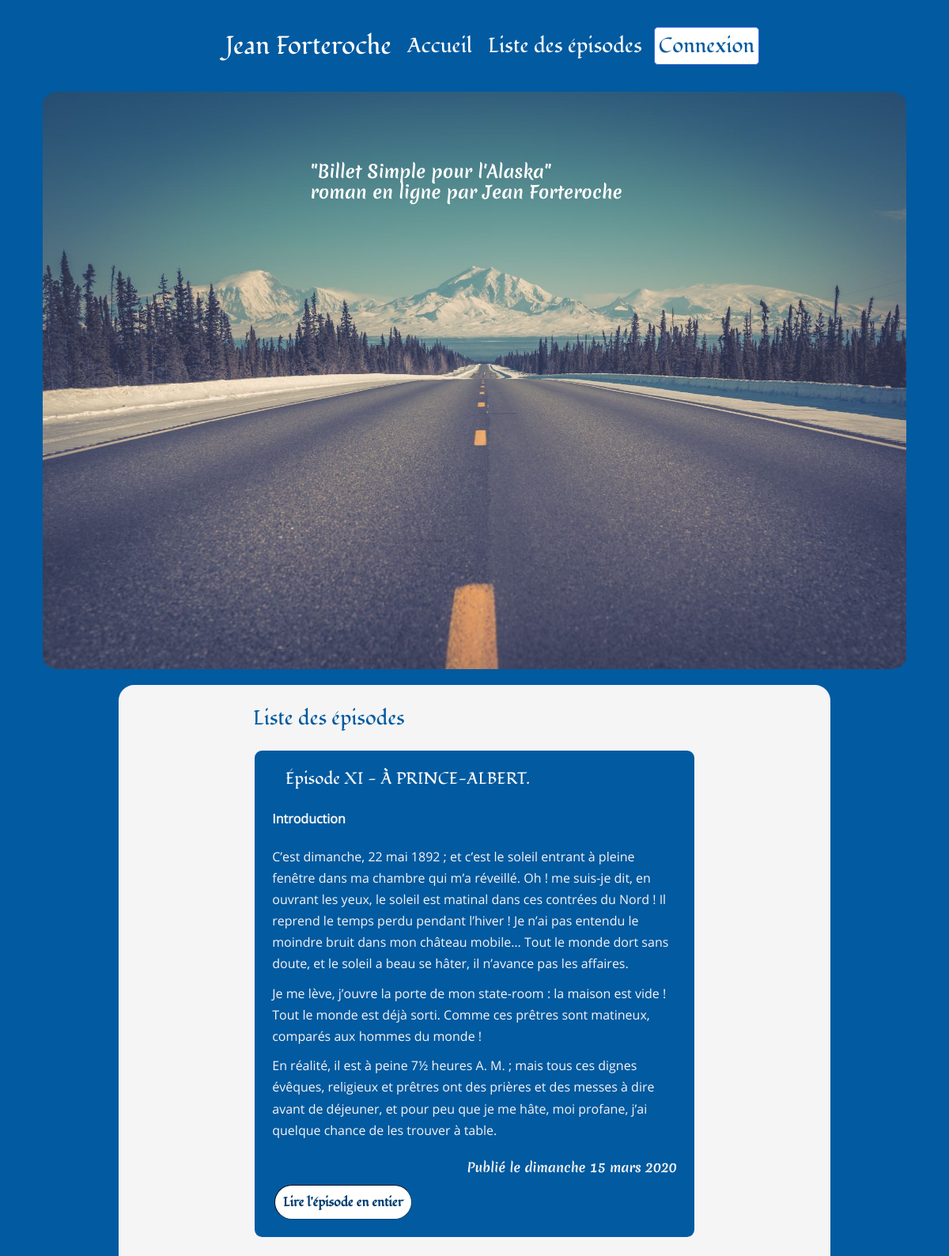
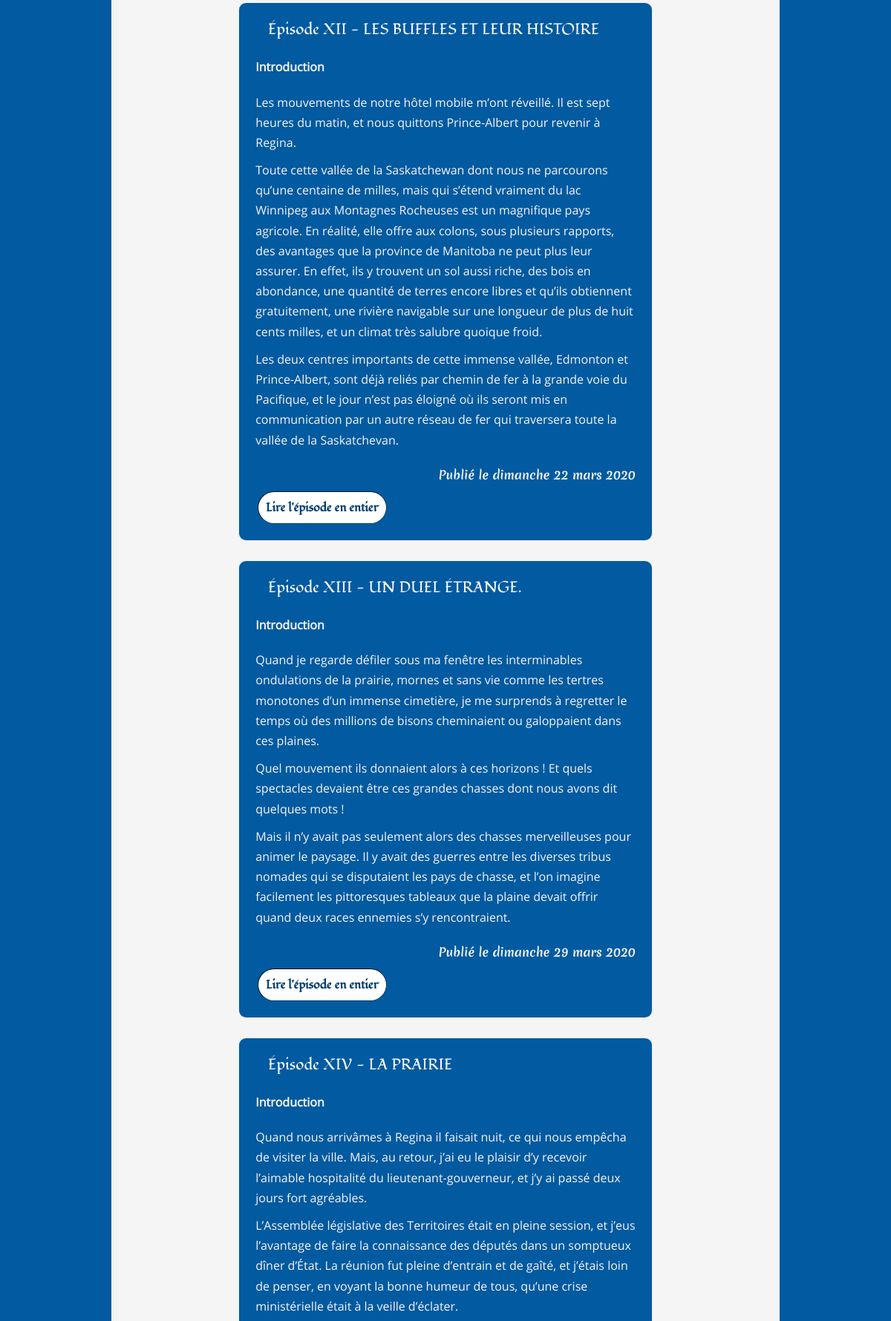
Page /index.php?action=listOfPosts&page=3 (upper part) on the committed database (2 pictures, top to bottom).
### tables this page shows
CREATE TABLE IF NOT EXISTS `posts` (
  `id` int(11) NOT NULL AUTO_INCREMENT,
  `chapter` SMALLINT(1) UNSIGNED NOT NULL,
  `title` varchar(255) NOT NULL,
  `introduction` text NOT NULL,
  `content` text NOT NULL,
  `post_date` datetime NOT NULL,
  `post_status` varchar(7) NOT NULL,
  PRIMARY KEY (`id`)
);

### src/View/View.php (called while the page is built, shortened)
<?php
class View
{
    public function render(array $data, string $origin): void
    {
        require_once "../templates/${origin}/${data['template']}.html.php";
        require_once "../templates/${origin}/layout.html.php";
    }
}

### src/Controller/Frontoffice/PostController.php (called while the page is built, shortened)
<?php
class PostController
{
    private PostManager $postManager;
    private View $view;
    public function __construct(PostManager $postManager, CommentManager $commentManager, View $view, Session $session)
    {
        $this->postManager = $postManager;
        $this->view = $view;
    }
    public function displayListOfPosts(int $currentPage, Session $session): void
    {
        $nbPostsPerPage = 5;
        $nbTotalPosts = $this->postManager->getNbPosts();
        $nbTotalPages = ceil($nbTotalPosts / $nbPostsPerPage);
        $previousPage = $currentPage<=1 ? null : ($currentPage-1);
        $nextPage = $currentPage>=$nbTotalPages ? null : ($currentPage+1);
        $dataAllPostsPagination = $this->postManager->getListPostsPagination($currentPage, $nbPostsPerPage);
        $this->view->render(['template' => 'listofposts', 'allpostspagination' => $dataAllPostsPagination, 'previouspage' => $previousPage, 'nextpage'=> $nextPage, 'sessionmessage' => $session->getSessionMessage('message'), 'sessionerreur' => $session->getSessionMessage('erreur')], 'frontoffice');
    }
}

### public/index.php (called while the page is built, shortened)
<?php
$router = new Router();
$router->run();

### src/Model/PostManager.php (called while the page is built, shortened)
<?php
class PostManager
{
    private $database;
    public function __construct(Database $database)
    {
        $this->database = $database->getPdo();
    }
    public function getListPostsPagination(int $currentPage, int $nbPostsPerPage): ?array
    {
        $firstPostPage=($currentPage-1)*$nbPostsPerPage;
        $request = $this->database->prepare('SET lc_time_names = \'fr_FR\';');
        $request->execute();
        $request = $this->database->prepare('SELECT id, chapter, title, introduction, CONCAT_WS(\' \', \'le\', DAYNAME(post_date), DAY(post_date), MONTHNAME(post_date), YEAR(post_date)) AS post_date_fr, post_status FROM posts WHERE post_status=\'publish\' ORDER BY chapter, post_date ASC LIMIT :firstPostPage, :nbPostsPerPage');
        $request->bindValue(':firstPostPage', $firstPostPage, \PDO::PARAM_INT);
        $request->bindValue(':nbPostsPerPage', $nbPostsPerPage, \PDO::PARAM_INT);
        $request->execute();
        $result = $request->fetchAll();
        return !$result ? null : $result;
    }
}

### src/Service/Database.php (called while the page is built, shortened)
<?php
class Database
{
    private $database;
    public function __construct()
    {
        $this->database = new \PDO('mysql:host=localhost;dbname=openclassrooms_project4;port=3306;charset=utf8mb4', 'root', 'vFaGsjLk8WpkQtxYJ8XZXAf690shjBzW', [
            \PDO::ATTR_ERRMODE => \PDO::ERRMODE_EXCEPTION,
            \PDO::ATTR_DEFAULT_FETCH_MODE => \PDO::FETCH_ASSOC
        ]);
    }
    public function getPdo(): \PDO
    {
        return $this->database;
    }
}

### templates/frontoffice/listofposts.html.php (the view, shortened to what this page needs)
<?php if ($data['allpostspagination'] === null): ?>
    <section>
        <p class="pError"> Erreur : l'affichage de la liste des épisodes n'est pas possible </p>
    </section>
<?php elseif ($data['allpostspagination'] !== null): ?>
    <section>
        <h2>Liste des épisodes</h2>
        <?php foreach($data['allpostspagination'] as $post): ?>
                <article>
                    <h3>Épisode <?=$post['title']?></h3>
                    <p class="pTitleIntroductionToTheEpisode">Introduction</p>
                    <p class="pIntroductionToTheEpisode"><?=$post['introduction']?></p>
                    <p class="pCreatedAt">Publié <?=$post['post_date_fr']?> </p>
                    <a href="index.php?action=detailOfPost&amp;id=<?=$post['id']?>" class="linkReadTheEntireEpisode">Lire l'épisode en entier</a>
                </article>
        <?php endforeach; ?>
    </section>
<?php endif; ?>

### public/css/style.css (style rules this page uses)
html { font-size: 100%; font-family: 'merienda_oneregular', Arial, sans-serif, serif; font-weight: 400; color: #FFF; box-sizing: border-box; }
*, *::before, *::after { box-sizing: inherit; }
html, body { margin:0; padding:0; }
body { font-size: 1rem; background-color: #025AA0; display: flex; flex-direction: column; align-items: center; }
a { color: white; text-decoration: none; }
section h2 { font-family: 'fondamentoregular', Arial, sans-serif, serif; }
article { display: flex; flex-direction: column; margin-top: 20px; color: whitesmoke; border: 3px solid rgb(242, 243, 248); border-radius: 20px; background-color: #025AA0; }
article h3, article h4, article h5 { color: #FFF; padding-left: 7%; font-family: 'fondamentoregular', Arial, sans-serif, serif; }
p { line-height: 1.7; padding: 0 4%; margin-top: 0; margin-bottom: 10px; font-family: 'open_sansregular'; }
.pTitleIntroductionToTheEpisode, .pComment { font-weight: 600; }
.pIntroductionToTheEpisode { font-family: 'ralewayregular','open_sansregular', sans-serif; }
.pCreatedAt { font-family: 'merienda_oneregular', Arial, sans-serif, serif; text-align: end; }
.linkToTheRestOfThePost, .linkReadTheEntireEpisode, .inputTypeSubmitPublishComment, .linkToTheReportOfThePostComment, .inputTypeSubmitValidateLogin, .inputTypeSubmitRenewPassword , .inputTypeSubmitChangePassword, .inputTypeSubmitSaveDraft, .inputTypeSubmitPreview, .inputTypeSubmitPublish, .homeTab, .myProfileTab, .episodeListTab, .createAnEpisodeTab, .commentsTab, .logoutTab { width: 4rem; text-align: center; transition: border 1.3s ease, background-color 1.3s ease, color 0.7s ease; background-color: #FFF; color: #013E70; border: 0.1em inset #013E70; border-radius: 2em; padding: 5px; font-weight: 600; font-family: 'fondamentoregular', Arial, sans-serif, serif; margin-left: 4.5%; margin-bottom: 4%; align-self: flex-start; }
.linkReadTheEntireEpisode { width: 7rem; }
article, section h2, article h3, footer { margin: 1.5rem 0rem; }
.sectionPostComment, .pCreatedAt, .sectionH4TitleComments { margin-bottom: 3.5rem; }
h1, h2, h3, h4, h5, h6 { margin-top: 0; margin-bottom: .5rem; }
.h1, .h2, .h3, .h4, .h5, .h6, h1, h2, h3, h4, h5, h6 { margin-bottom: .5rem; font-weight: 500; line-height: 1.2; }
.h2, h2 { font-size: 2rem; }
.h3, h3 { font-size: 1.75rem; }
@media all and (min-width: 240px) and (min-resolution: 1dppx) { body { font-size: 0.6rem; } }
@media all and (min-width: 240px) and (min-resolution: 1dppx) { .h2, h2 { font-size: 1.6rem; } }
@media all and (min-width: 240px) and (min-resolution: 1dppx) { .h3, h3 { font-size: 1.3rem; } }
@media all and (min-width: 240px) and (min-resolution: 1dppx) { article { border: 0.2em solid rgb(242, 243, 248); border-radius: 0.375em; margin-bottom: 0.5em; } }
@media all and (min-width: 240px) and (min-resolution: 1dppx) { .sectionPostComment, .pCreatedAt, .sectionH4TitleComments { margin-bottom: .5rem; } }
@media all and (min-width: 600px) and (min-resolution: 1dppx) { p { width: 556px; } }
@media all and (min-width: 700px) { body { font-size: 1rem; } }
@media all and (min-width: 700px) { article, .sectionPostComment { border: 0.15em solid rgb(242, 243, 248); border-radius: 0.7em; } }
@media all and (min-width: 700px) { .linkToTheRestOfThePost, .linkReadTheEntireEpisode, .inputTypeSubmitPublishComment, .linkToTheReportOfThePostComment, .inputTypeSubmitValidateLogin, .inputTypeSubmitRenewPassword, .inputTypeSubmitChangePassword, .inputTypeSubmitSaveDraft, .inputTypeSubmitPreview, .inputTypeSubmitPublish, .homeTab, .myProfileTab, .episodeListTab, .createAnEpisodeTab, .commentsTab, .logoutTab, .linkPreviousPage, .linkNextPage, .linkPreviousPost, .linkNextPost { padding: 7px; width: auto; } }
@media all and (min-width: 1024px) and (min-resolution: 1dppx) { .linkToTheRestOfThePost, .linkReadTheEntireEpisode, .inputTypeSubmitPublishComment, .linkToTheReportOfThePostComment, .inputTypeSubmitValidateLogin, .inputTypeSubmitRenewPassword, .inputTypeSubmitChangePassword, .inputTypeSubmitSaveDraft, .inputTypeSubmitPreview, .inputTypeSubmitPublish, .homeTab, .myProfileTab, .episodeListTab, .createAnEpisodeTab, .commentsTab, .logoutTab, .linkPreviousPage, .linkNextPage { padding: 10px; } }
@media all and (min-width: 1024px) and (min-resolution: 1dppx) { section h2, .sectionH4TitleComments,.pControlPanelPage, .pError { color: #025AA0; } }

### rows in the picture
posts: title "XI - À PRINCE-ALBERT.", introduction "C’est dimanche, 22 mai 1892 ; et c’est le soleil entrant à pleine fenêtre dans ma chambre qui m’a réveillé. Oh ! me suis-je dit, en ouvrant les yeux, le soleil est matinal dans ces contrées du Nord ! Il reprend le temps perdu pendant l’hiver ! Je n’ai pas entendu le moindre bruit dans mon château mobile… Tout le monde dort sans doute, et le soleil a beau se hâter, il n’avance pas les affaires. Je me lève, j’ouvre la porte de mon state-room : la maison est vide ! Tout le monde est déjà sorti. Comme ces prêtres sont matineux, comparés aux hommes du monde ! En réalité, il est à peine 7½ heures A. M. ; mais tous ces dignes évêques, religieux et prêtres ont des prières et des messes à dire avant…", post_date_fr "le dimanche 15 mars 2020"
posts: title "XII - LES BUFFLES ET LEUR HISTOIRE", introduction "Les mouvements de notre hôtel mobile m’ont réveillé. Il est sept heures du matin, et nous quittons Prince-Albert pour revenir à Regina. Toute cette vallée de la Saskatchewan dont nous ne parcourons qu’une centaine de milles, mais qui s’étend vraiment du lac Winnipeg aux Montagnes Rocheuses est un magnifique pays agricole. En réalité, elle offre aux colons, sous plusieurs rapports, des avantages que la province de Manitoba ne peut plus leur assurer. En effet, ils y trouvent un sol aussi riche, des bois en abondance, une quantité de terres encore libres et qu’ils obtiennent gratuitement, une rivière navigable sur une longueur de plus de huit cents milles, et un climat très salubre quoique…", post_date_fr "le dimanche 22 mars 2020"
posts: title "XIII - UN DUEL ÉTRANGE.", introduction "Quand je regarde défiler sous ma fenêtre les interminables ondulations de la prairie, mornes et sans vie comme les tertres monotones d’un immense cimetière, je me surprends à regretter le temps où des millions de bisons cheminaient ou galoppaient dans ces plaines. Quel mouvement ils donnaient alors à ces horizons ! Et quels spectacles devaient être ces grandes chasses dont nous avons dit quelques mots ! Mais il n’y avait pas seulement alors des chasses merveilleuses pour animer le paysage. Il y avait des guerres entre les diverses tribus nomades qui se disputaient les pays de chasse, et l’on imagine facilement les pittoresques tableaux que la plaine devait offrir quand deux races ennemies…", post_date_fr "le dimanche 29 mars 2020"
posts: title "XIV - LA PRAIRIE", introduction "Quand nous arrivâmes à Regina il faisait nuit, ce qui nous empêcha de visiter la ville. Mais, au retour, j’ai eu le plaisir d’y recevoir l’aimable hospitalité du lieutenant-gouverneur, et j’y ai passé deux jours fort agréables. L’Assemblée législative des Territoires était en pleine session, et j’eus l’avantage de faire la connaissance des députés dans un somptueux dîner d’État. La réunion fut pleine d’entrain et de gaîté, et j’étais loin de penser, en voyant la bonne humeur de tous, qu’une crise ministérielle était à la veille d’éclater."
